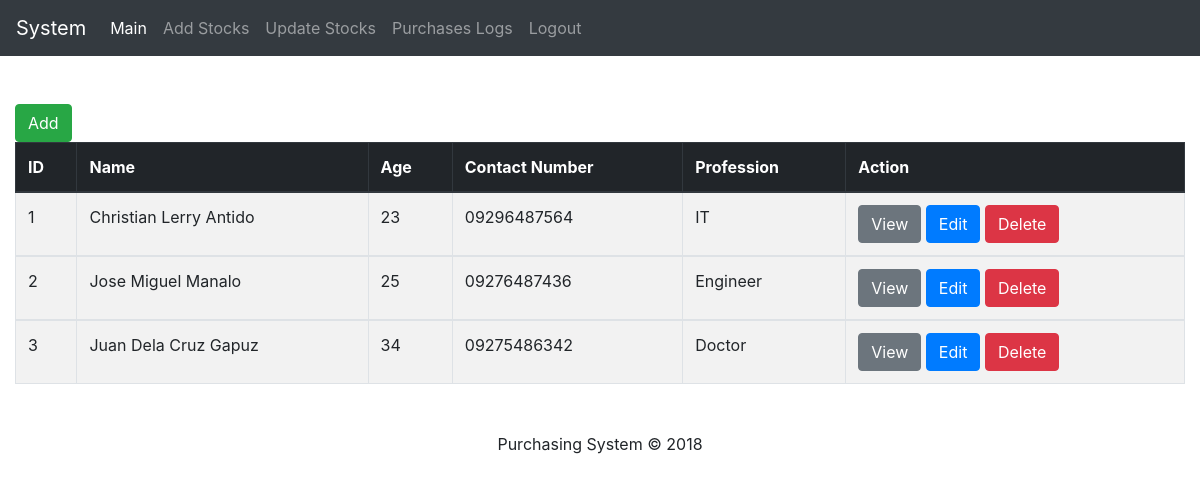
Page /admin/main.php?login=success (signed in) on the committed database.
### tables this page shows
CREATE TABLE `users` (
  `user_id` int(11) NOT NULL,
  `first_name` varchar(45) NOT NULL,
  `middle_name` varchar(45) DEFAULT NULL,
  `last_name` varchar(45) NOT NULL,
  `age` int(11) NOT NULL,
  `gender` varchar(45) NOT NULL,
  `contact_number` varchar(45) NOT NULL,
  `home_address` varchar(45) NOT NULL,
  `profession` varchar(45) NOT NULL,
  `createdDate` datetime DEFAULT NULL,
  `updatedDate` datetime DEFAULT NULL
);

### admin/main.php (the view, shortened to what this page needs)
<?php
	include '../db_connection/config.php';
?>
<!DOCTYPE html>
<html>
<head>
	<link rel="stylesheet" type="text/css" href="../assets/css/bootstrap.css">
	<link rel="stylesheet" type="text/css" href="../assets/css/style.css">
</head>
<body>
	<header>
		<nav class="navbar navbar-expand-lg navbar-dark bg-dark">
			<a class="navbar-brand" href="main.php">System</a>
			<div class="collapse navbar-collapse">
				<ul class="navbar-nav">
					<li class="nav-item">
						<a class="nav-link active" href="main.php">Main</a>
					</li>
					<li class="nav-item">
						<a class="nav-link" href="../stocks/add_stock_admin.php">Add Stocks</a>
					</li>
					<li class="nav-item">
						<a class="nav-link" href="../stocks/update_stock_admin.php">Update Stocks</a>
					</li>
					<li class="nav-item">
						<a class="nav-link" href="#">Purchases Logs</a>
					</li>
					<li class="nav-item">
						<a class="nav-link" href="model/logout.php">Logout</a>
					</li>
				</ul>
			</div>
		</nav>
	</header>
	<main>
		<div class="container-fluid mt-5">
			<?php
				$sql = "SELECT * FROM users";
				$result = mysqli_query($conn, $sql);
			?>
			<a class="btn btn-success" href="add_user.php">Add</a>
			<table class="table table-striped table-bordered">
				<thead class="thead-dark">
					<tr>
						<th>ID</th>
						<th>Name</th>
						<th>Age</th>
						<th>Contact Number</th>
						<th>Profession</th>
						<th>Action</th>
					</tr>
				</thead>
				<?php while($row = $result->fetch_assoc()){ ?>
				<tbody>
					<tr>
						<td><?php echo $row['user_id']; ?></td>
						<td><?php echo $row['first_name'] .' '. $row['middle_name'] .' '. $row['last_name']; ?></td>
						<td><?php echo $row['age']; ?></td>
						<td><?php echo $row['contact_number']; ?></td>
						<td><?php echo $row['profession']; ?></td>
						<td>
							<a class="btn btn-secondary" data-toggle="modal" href="#viewModal" data-id="<?php echo $row['user_id']; ?>">View</a>
							<a class="btn btn-primary" href="edit_user.php?edit=<?php echo $row['user_id']; ?>">Edit</a>
							<a class="btn btn-danger" onclick="return confirm('Are you sure ?');" href="model/delete.php?delete=<?php echo $row['user_id']; ?>">Delete</a>
						</td>
					</tr>
				</tbody>
				<?php } ?>
			</table>
		</div>
	</main>
	<footer class="footer mt-5">
		<?php include '../includes/footer.php'; ?>
	</footer>
</body>
</html>

### includes/footer.php
<div class="container-fluid">
	<p class="text-center">Purchasing System &copy; <?php echo date('Y'); ?></p>
</div>

### rows in the picture
users: user_id "1", first_name "Christian", middle_name "Lerry", last_name "Antido", age "23", contact_number "09296487564", profession "IT"
users: user_id "2", first_name "Jose", middle_name "Miguel", last_name "Manalo", age "25", contact_number "09276487436", profession "Engineer"
users: user_id "3", first_name "Juan", middle_name "Dela Cruz", last_name "Gapuz", age "34", contact_number "09275486342", profession "Doctor"
